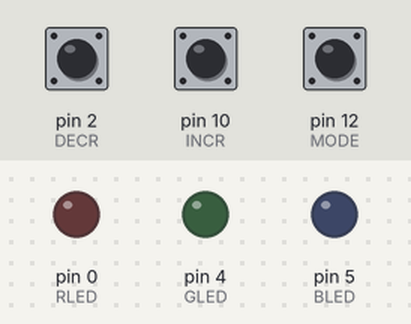
This sketch was run on a simulated Arduino Uno, built with avr-gcc and run on an emulated ATmega328P. On the bench: output pins drawn as LEDs (lit = HIGH). The inputs (shaded band) are chosen by the test bench; at power-on: pin 2 (DECR) HIGH, pin 10 (INCR) HIGH, pin 12 (MODE) HIGH.

Above: at 1.2 s.
1.3 s: pin 2 (DECR) pulled LOW for 0.15 s
At 1.37 s:
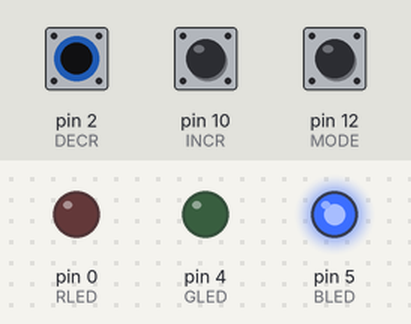
2.9 s: pin 10 (INCR) pulled LOW for 0.15 s
At 2.97 s:
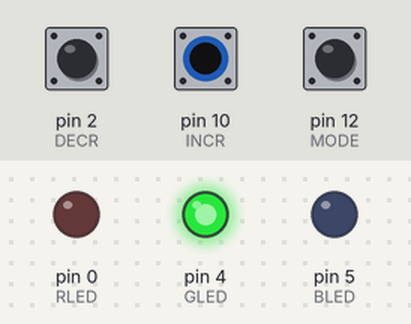
4.5 s: pin 12 (MODE) pulled LOW for 0.15 s
At 4.57 s:
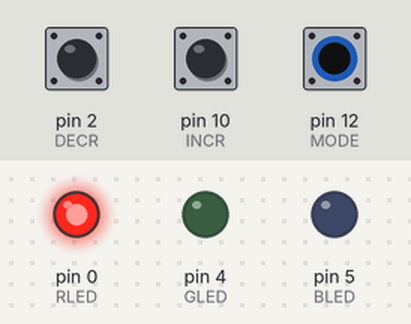
6.1 s: pin 12 (MODE) pulled LOW for 3.2 s
At 9.9 s:
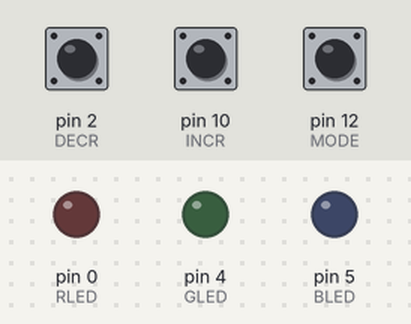
10.8 s: pin 2 (DECR) pulled LOW for 3.2 s
At 12.2 s:
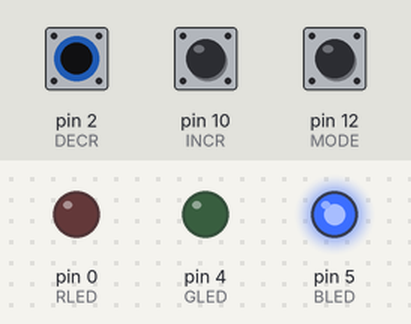
15.5 s: pin 2 (DECR) driven LOW and pin 10 (INCR) driven LOW
At 15.8 s:
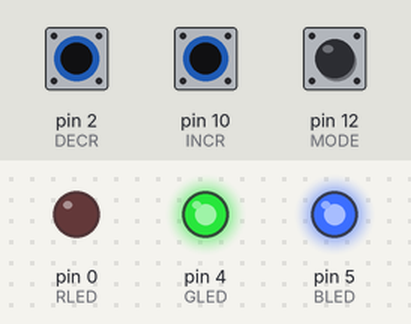
Timing chart, 0 to 18.0 s (numbered marks = the images above; inputs shaded):
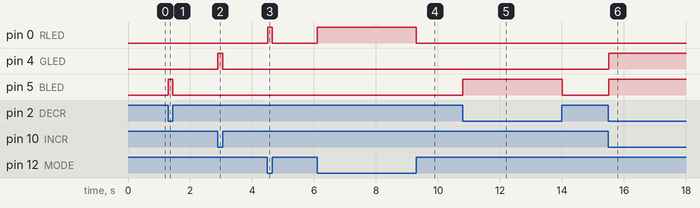

Measured:
- after the input at 1.3 s, pin 5 (BLED): LOW → HIGH at once, → LOW 0.15 s later
- after the input at 2.9 s, pin 4 (GLED): LOW → HIGH at once, → LOW 0.15 s later
- after the input at 4.5 s, pin 0 (RLED): LOW → HIGH at once, → LOW 0.15 s later
- after the input at 6.1 s, pin 0 (RLED): LOW → HIGH at once, → LOW 3.2 s later
- after the input at 10.8 s, pin 5 (BLED): LOW → HIGH at once, → LOW 3.2 s later
- after the input at 15.5 s, pin 4 (GLED), pin 5 (BLED): LOW → HIGH at once

The sketch:

buttons_bonus.ino
```cpp
const int MODE = 12;
const int INCR = 10;
const int DECR = 2;
const int RLED = 0;
const int GLED = 4;
const int BLED = 5;

void setup() {
  pinMode(RLED, OUTPUT);
  pinMode(GLED, OUTPUT);
  pinMode(BLED, OUTPUT);
  pinMode(MODE, INPUT_PULLUP);
  pinMode(INCR, INPUT_PULLUP);
  pinMode(DECR, INPUT_PULLUP);
}

void loop() {
  int state = digitalRead(MODE);
  digitalWrite(RLED, !state);
  int state2 = digitalRead(INCR);
  digitalWrite(GLED, !state2);
  int state3 = digitalRead(DECR);
  digitalWrite(BLED, !state3);
}
```
